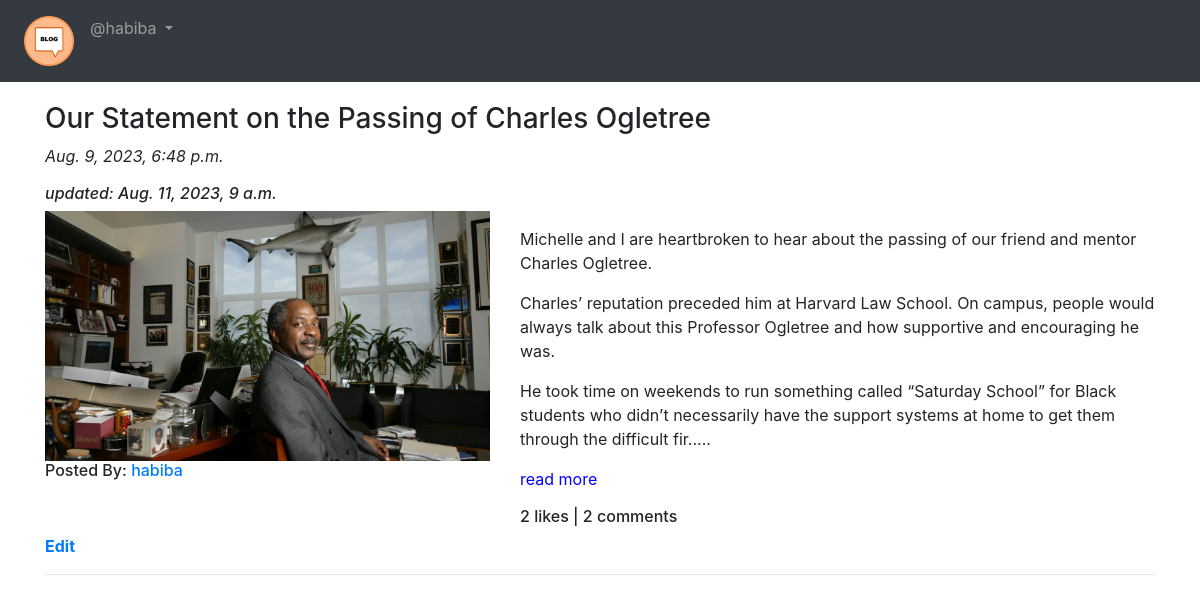
/blog/my-blogs/ (signed in), run on the app's committed database.
### APP_Blog/models.py (models this page shows, shortened)
class Blog(models.Model):
    author = models.ForeignKey(User, on_delete=models.CASCADE, related_name='post_author')
    blog_title = models.CharField(max_length=264, verbose_name="Put a Title")
    slug = models.SlugField(max_length=264, unique=True)
    blog_content=models.TextField(verbose_name="What is on your mind ??")
    blog_image = models.ImageField(upload_to='blog_images', verbose_name='Image')
    publish_date = models.DateTimeField(auto_now_add=True) # only one time only on first entry
    update_date = models.DateTimeField(auto_now=True)
    class Meta:
        ordering = ['-publish_date']

### APP_Blog/views.py (the view)
# urls.py: path('my-blogs/',views.MyBlog.as_view(),name='my_blogs'),
class MyBlog(TemplateView,LoginRequiredMixin):
    template_name = 'APP_Blog/my_blogs.html'

### APP_Blog/templatetags/custom_filters.py (called while the page is built)
def range_filter(value):
    return value[0:450] + '.....'

### templates/APP_Blog/my_blogs.html (shortened to what this page needs)
{% extends 'base.html' %}
{% load custom_filters %}
{% block body_block %}
{% for blog in user.post_author.all %}
<h3>{{ blog.blog_title }} </h3>
    <p><i>{{ blog.publish_date }}</i></p>
    <h6><i>updated: {{ blog.update_date }}</i></h6>
<div class="row">
    <div class="col-sm-5">
        <img src="/media/{{blog.blog_image}}" alt="{{blog.blog_title}}" width=100%>
        <h6>Posted By: <a href="">{{ blog.author }}</a></h6>
    </div>
    <div class="col-sm-7">
        <p>{{ blog.blog_content|range_filter|linebreaks }}
            <a href="{% url 'APP_Blog:blog_details' blog.slug %}" style="color: blue;">read more</a>
        </p>
        <h6>{{ blog.liked_blog.count }} likes | {{ blog.blog_comment.count}} comments</h6>
    </div >
</div>
<a href="{% url 'APP_Blog:edit_blog' blog.pk %}"><strong>Edit</strong></a>
<hr>
{% endfor %}
{% endblock%}

### templates/base.html (shortened to what this page needs)
<!DOCTYPE html>
<html lang="en">
<head>
    <link rel="stylesheet" href="https://cdn.jsdelivr.net/npm/bootstrap@4.6.2/dist/css/bootstrap.min.css">
    <link rel="stylesheet" href="https://cdnjs.cloudflare.com/ajax/libs/font-awesome/4.7.0/css/font-awesome.min.css">
</head>
<body>
    <nav class="navbar navbar-expand-sm bg-dark navbar-dark">
        <ul class="navbar-nav">
            <li class="nav-item active">
                <a class="nav-link" href="{% url 'index' %}"><img src="/media/blogg-Home.png" width="50px" alt="Home"> </a>
            </li>
            {% if user.is_authenticated %}
            <div class="nav-item dropdown">
                <a class="nav-link dropdown-toggle" href="#"  data-toggle="dropdown" id="navbardrop">
                   @{{user.username}}
                </a>
            </div>
            {% endif %}
        </ul>
    </nav>
    <div class="container" style="padding-top: 20px;">
        {% block body_block %}
        {% endblock%}
    </div>
</body>
</html>

### data on the page
Blog: blog_title "Our Statement on the Passing of Charles Ogletree", publish_date "Aug. 9, 2023, 6:48 p.m.", update_date "Aug. 11, 2023, 9 a.m.", blog_image (picture), author "habiba", blog_content|range_filter "Michelle and I are heartbroken to hear about the passing of our friend and mentor Charles Ogletree. Charles’ reputation preceded him at Harvard Law School. On campus, people would always talk about this Professor Ogletree and how supportive and encouraging he was. He took time on weekends to run something called “Saturday School” for Black students who didn’t necessarily have the support systems at home to get them through the difficult fir.....", liked_blog.count "2", blog_comment.count "2"

### other printed values
{{ user.username }} "habiba"
